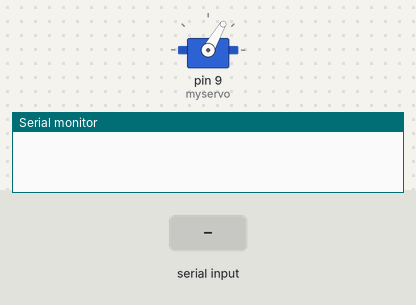
A sketch run on a simulated Arduino Uno, built with avr-gcc and run on an emulated ATmega328P. Shown: servo, the last lines printed to the serial monitor. The test bench sets the inputs (shaded band).

Above: at 2.2 s.
2.3 s: "0" received over Serial
At 2.8 s:
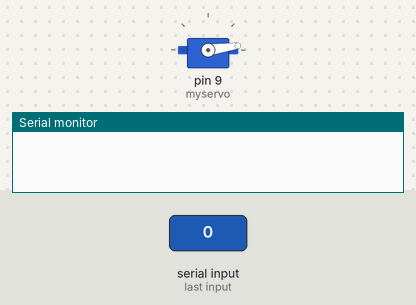
3.8 s: "1" received over Serial
At 5.5 s:
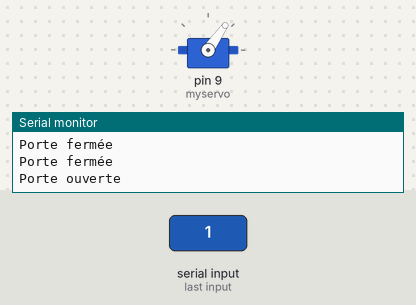
Timing chart, 0 to 7.0 s (numbered marks = the images above; inputs shaded):
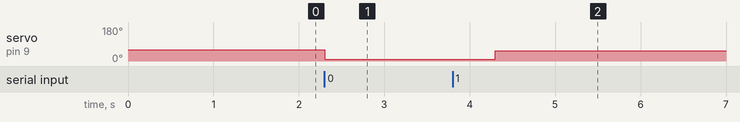

The sketch:

SERV.ino
```cpp
#include <Servo.h>

Servo myservo;

int pos = 0;
int state;
int flag=0;


void setup(){

myservo.attach(9);
Serial.begin(9600);
myservo.write(60);
delay(1000);
}

void loop(){

if(Serial.available() > 0) {
  state = Serial.read();
  flag=0;
  } // if the state is '0' the DC motor will turn off

if (state == '0'){
  myservo.write(8);
  delay(1000);
  Serial.println("Porte fermée");

  } else if (state == '1') {
    myservo.write(55);
    delay(1000);
    Serial.println("Porte ouverte");
    }
}
```

Measured:
- after the input at 2.3 s, servo on pin 9 (myservo): 60° → 8° at once
- after the input at 3.8 s, servo on pin 9 (myservo): 8° → 55° after 0.50 s
